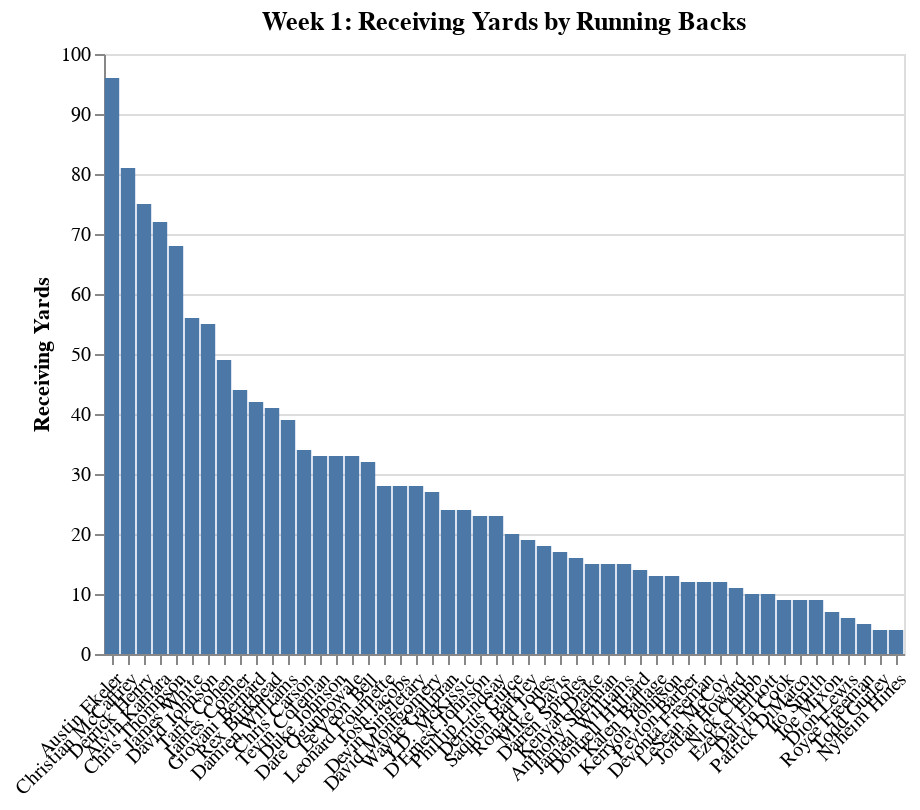

The notebook cell saved with this chart:
### Code cell
chart

### Figure 1 — Vega-Lite specification as saved in the notebook (floating-point values rounded to 4 significant figures)
{"$schema": "https://vega.github.io/schema/vega-lite/v3.4.0.json", "config": {"background": "white", "mark": {"tooltip": null}, "view": {"height": 300, "width": 400}}, "data": {"name": "data-2507617571a9b03b26b0d26d0c3eff70"}, "datasets": {"data-2507617571a9b03b26b0d26d0c3eff70": [{"Player": "Austin Ekeler", "ReceivingYards": 96, "Team": "LAC"}, {"Player": "Christian McCaffrey", "ReceivingYards": 81, "Team": "CAR"}, {"Player": "Derrick Henry", "ReceivingYards": 75, "Team": "TEN"}, {"Player": "Alvin Kamara", "ReceivingYards": 72, "Team": "NO"}, {"Player": "Chris Thompson", "ReceivingYards": 68, "Team": "WAS"}, {"Player": "James White", "ReceivingYards": 56, "Team": "NE"}, {"Player": "David Johnson", "ReceivingYards": 55, "Team": "ARI"}, {"Player": "Tarik Cohen", "ReceivingYards": 49, "Team": "CHI"}, {"Player": "James Conner", "ReceivingYards": 44, "Team": "PIT"}, {"Player": "Giovani Bernard", "ReceivingYards": 42, "Team": "CIN"}, {"Player": "Rex Burkhead", "ReceivingYards": 41, "Team": "NE"}, {"Player": "Damien Williams", "ReceivingYards": 39, "Team": "KC"}, {"Player": "Chris Carson", "ReceivingYards": 34, "Team": "SEA"}, {"Player": "Tevin Coleman", "ReceivingYards": 33, "Team": "SF"}, {"Player": "Duke Johnson", "ReceivingYards": 33, "Team": "HOU"}, {"Player": "Dare Ogunbowale", "ReceivingYards": 33, "Team": "TB"}, {"Player": "Le'Veon Bell", "ReceivingYards": 32, "Team": "NYJ"}, {"Player": "Leonard Fournette", "ReceivingYards": 28, "Team": "JAC"}, {"Player": "Josh Jacobs", "ReceivingYards": 28, "Team": "OAK"}, {"Player": "Devin Singletary", "ReceivingYards": 28, "Team": "BUF"}, {"Player": "David Montgomery", "ReceivingYards": 27, "Team": "CHI"}, {"Player": "Wayne Gallman", "ReceivingYards": 24, "Team": "NYG"}, {"Player": "J.D. McKissic", "ReceivingYards": 24, "Team": "DET"}, {"Player": "D'Ernest Johnson", "ReceivingYards": 23, "Team": "CLE"}, {"Player": "Phillip Lindsay", "ReceivingYards": 23, "Team": "DEN"}, {"Player": "Derrius Guice", "ReceivingYards": 20, "Team": "WAS"}, {"Player": "Saquon Barkley", "ReceivingYards": 19, "Team": "NYG"}, {"Player": "Ronald Jones", "ReceivingYards": 18, "Team": "TB"}, {"Player": "Mike Davis", "ReceivingYards": 17, "Team": "CHI"}, {"Player": "Darren Sproles", "ReceivingYards": 16, "Team": "PHI"}, {"Player": "Kenyan Drake", "ReceivingYards": 15, "Team": "MIA"}, {"Player": "Anthony Sherman", "ReceivingYards": 15, "Team": "KC"}, {"Player": "Jamaal Williams", "ReceivingYards": 15, "Team": "GB"}, {"Player": "Dontrell Hilliard", "ReceivingYards": 14, "Team": "CLE"}, {"Player": "Kalen Ballage", "ReceivingYards": 13, "Team": "MIA"}, {"Player": "Kerryon Johnson", "ReceivingYards": 13, "Team": "DET"}, {"Player": "Peyton Barber", "ReceivingYards": 12, "Team": "TB"}, {"Player": "Devonta Freeman", "ReceivingYards": 12, "Team": "ATL"}, {"Player": "LeSean McCoy", "ReceivingYards": 12, "Team": "KC"}, {"Player": "Jordan Howard", "ReceivingYards": 11, "Team": "PHI"}, {"Player": "Nick Chubb", "ReceivingYards": 10, "Team": "CLE"}, {"Player": "Ezekiel Elliott", "ReceivingYards": 10, "Team": "DAL"}, {"Player": "Dalvin Cook", "ReceivingYards": 9, "Team": "MIN"}, {"Player": "Patrick DiMarco", "ReceivingYards": 9, "Team": "BUF"}, {"Player": "Ito Smith", "ReceivingYards": 9, "Team": "ATL"}, {"Player": "Joe Mixon", "ReceivingYards": 7, "Team": "CIN"}, {"Player": "Dion Lewis", "ReceivingYards": 6, "Team": "TEN"}, {"Player": "Royce Freeman", "ReceivingYards": 5, "Team": "DEN"}, {"Player": "Todd Gurley", "ReceivingYards": 4, "Team": "LAR"}, {"Player": "Nyheim Hines", "ReceivingYards": 4, "Team": "IND"}]}, "encoding": {"x": {"axis": {"labelAngle": -45, "title": ""}, "field": "Player", "sort": {"field": "ReceivingYards", "op": "sum", "order": "descending"}, "type": "nominal"}, "y": {"axis": {"title": "Receiving Yards"}, "field": "ReceivingYards", "type": "quantitative"}}, "mark": "bar", "title": "Week 1: Receiving Yards by Running Backs"}
